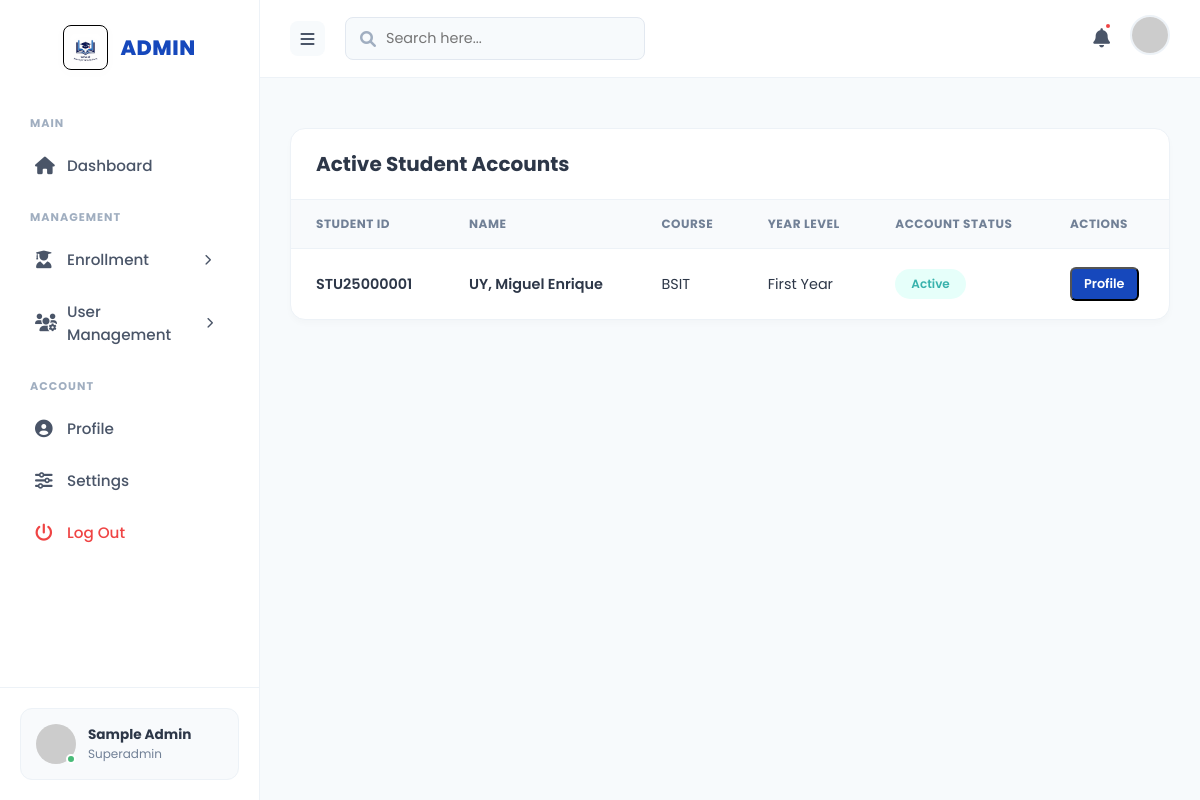
The app's page /Admin/submodules/Student-Accounts.php (signed in) with its own data.
### tables this page shows
CREATE TABLE IF NOT EXISTS enrollments (
    enrollmentId INT AUTO_INCREMENT PRIMARY KEY,
    reference_code VARCHAR(20) UNIQUE NOT NULL,
    admission_type VARCHAR(50) NOT NULL,
    course_id INT,
    year_level VARCHAR(50) NOT NULL,
    first_name VARCHAR(100) NOT NULL,
    middle_name VARCHAR(100),
    last_name VARCHAR(100) NOT NULL,
    gender VARCHAR(10) NOT NULL,
    birthdate DATE NOT NULL,
    contact_number VARCHAR(20) NOT NULL,
    email VARCHAR(255) NOT NULL UNIQUE,
    address TEXT NOT NULL,
    birth_cert VARCHAR(255),
    form_138 VARCHAR(255),
    id_picture VARCHAR(255) NOT NULL,
    form_137 VARCHAR(255),
    good_moral VARCHAR(255),
    barangay_clearance VARCHAR(255),
    guardian_first VARCHAR(100) NOT NULL,
    guardian_middle VARCHAR(100),
    guardian_last VARCHAR(100) NOT NULL,
    guardian_email VARCHAR(255) NOT NULL,
    guardian_contact VARCHAR(20) NOT NULL,
    relationship VARCHAR(50) NOT NULL,
    guardian_address TEXT NOT NULL,
    primary_school VARCHAR(255) NOT NULL,
    primary_year VARCHAR(10) NOT NULL,
    secondary_school VARCHAR(255) NOT NULL,
    secondary_year VARCHAR(10) NOT NULL,
    status VARCHAR(50) DEFAULT 'Pending Review',
    created_at TIMESTAMP DEFAULT CURRENT_TIMESTAMP,
    FOREIGN KEY (course_id) REFERENCES courses(courseId)
);

CREATE TABLE IF NOT EXISTS courses (
    courseId INT AUTO_INCREMENT PRIMARY KEY,
    course_name VARCHAR(255) NOT NULL,
    course_code VARCHAR(20) NOT NULL UNIQUE,
    department VARCHAR(100)
);

### Admin/submodules/Student-Accounts.php (the view, shortened to what this page needs)
<?php
require_once '../../Database/config.php';
try {
    $stmt = $pdo->query("SELECT e.*, c.course_code, c.course_name FROM enrollments e LEFT JOIN courses c ON e.course_id = c.courseId WHERE e.status = 'Enrolled' ORDER BY e.created_at DESC");
    $students = $stmt->fetchAll();
} catch (PDOException $e) { $students = []; }
?>
<!DOCTYPE html>
<html lang="en">
<head>
    <link rel="stylesheet" href="https://cdnjs.cloudflare.com/ajax/libs/font-awesome/6.0.0/css/all.min.css">
    <link rel="stylesheet" href="../assets/admin.css">
</head>
<body>
    <?php include '../Components/Side-bar.php'; ?>
    <div class="main-wrapper">
        <?php include '../Components/Head-bar.php'; ?>
        <div class="content-area">
            <div class="table-container">
                <div class="table-header">
                    <h2>Active Student Accounts</h2>
                </div>
                <div class="table-responsive">
                    <table>
                        <thead>
                            <tr>
                                <th>Student ID</th>
                                <th>Name</th>
                                <th>Course</th>
                                <th>Year Level</th>
                                <th>Account status</th>
                                <th>Actions</th>
                            </tr>
                        </thead>
                        <tbody>
                            <?php foreach ($students as $s): ?>
                                <tr>
                                    <td class="ref-code"><?php echo str_replace('ENR', 'STU', $s->reference_code); ?></td>
                                    <td class="student-name"><?php echo htmlspecialchars($s->last_name . ", " . $s->first_name); ?></td>
                                    <td><?php echo htmlspecialchars($s->course_code); ?></td>
                                    <td><?php echo htmlspecialchars($s->year_level); ?></td>
                                    <td><span class="status-badge status-enrolled">Active</span></td>
                                    <td>
                                        <button class="btn-view" style="padding: 6px 12px; font-size: 0.8rem;" onclick='viewProfile(<?php echo json_encode($s); ?>)'>Profile</button>
                                    </td>
                                </tr>
                            <?php endforeach; ?>
                        </tbody>
                    </table>
                </div>
            </div>
        </div>
    </div>
</body>
</html>

### Admin/assets/admin.css (style rules this page uses)
:root { --primary-blue: #1648bc; --bg-light: #f7fafc; --text-dark: #2d3748; --text-gray: #718096; --border-color: #edf2f7; }
* { margin: 0; padding: 0; box-sizing: border-box; font-family: 'Poppins', sans-serif; }
body { background: var(--bg-light); display: flex; min-height: 100vh; }
.main-wrapper { flex: 1; display: flex; flex-direction: column; overflow-x: hidden; }
.content-area { padding: 30px; flex: 1; }
.table-container { background: white; border-radius: 15px; box-shadow: 0 4px 6px rgba(0, 0, 0, 0.02); overflow: hidden; margin-top: 20px; border: 1px solid var(--border-color); }
.table-header { padding: 20px 25px; border-bottom: 1px solid var(--border-color); display: flex; justify-content: space-between; align-items: center; }
.table-header h2 { font-size: 1.25rem; font-weight: 700; color: var(--text-dark); }
.table-responsive { overflow-x: auto; }
table { width: 100%; border-collapse: collapse; text-align: left; }
thead th { background: #f8fafc; padding: 15px 25px; font-size: 0.75rem; font-weight: 700; color: var(--text-gray); text-transform: uppercase; letter-spacing: 0.5px; border-bottom: 1px solid var(--border-color); }
tbody td { padding: 18px 25px; font-size: 0.9rem; color: var(--text-dark); border-bottom: 1px solid var(--border-color); vertical-align: middle; }
tbody tr:last-child td { border-bottom: none; }
.ref-code { font-weight: 600; color: var(--text-dark); }
.student-name { font-weight: 600; color: var(--text-dark); }
.status-badge { padding: 6px 16px; border-radius: 20px; font-size: 0.75rem; font-weight: 600; display: inline-block; }
.status-enrolled { background: #e6fffa; color: #38b2ac; }
.btn-view { background: var(--primary-blue); color: white; padding: 8px 24px; border-radius: 6px; text-decoration: none; font-size: 0.85rem; font-weight: 600; transition: 0.3s; display: inline-block; }

### records on screen
enrollments: reference_code "STU25000001", last_name+first_name "UY, Miguel Enrique", course.course_code "BSIT", year_level "First Year"

### other values on screen
$_SESSION['role'] "Superadmin"
